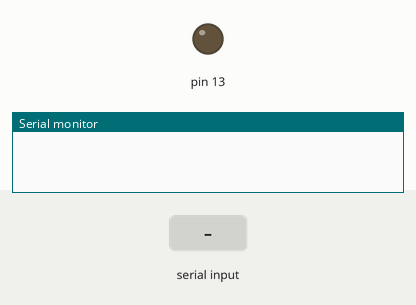
Recording of a program running on a simulated Arduino Uno, built with avr-gcc and run on an emulated ATmega328P. Parts: output pins drawn as LEDs (lit = HIGH), the last lines printed to the serial monitor. The inputs (shaded band) are chosen by the test bench.

Above: at 1.2 s.
1.3 s: "11\n" received over the second serial link
At 2.5 s:
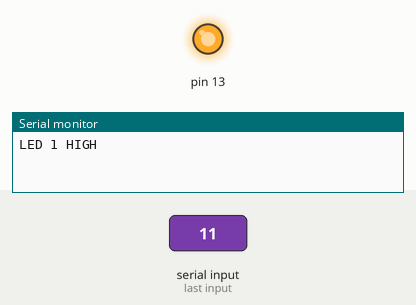
2.8 s: "10\n" received over the second serial link
At 3.7 s:
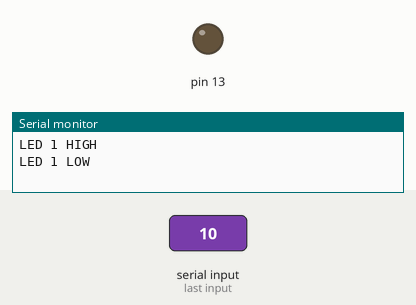
Timing chart, 0 to 5.8 s (numbered marks = the images above; inputs shaded):
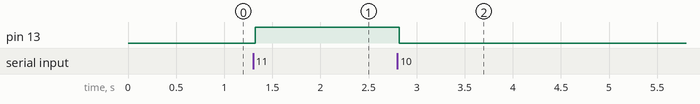

Measured:
- after the input at 1.3 s, pin 13: LOW → HIGH at once
- after the input at 2.8 s, pin 13: HIGH → LOW at once

The program:

main.cpp
```cpp
// ArduGimbal
// main.cpp
// (C) 2020 Daniel Rehbein
// www.danielrehbein.com


/*
Receiving the Data from the UART to toggle the LED
Pinouts
Pin O6 -> LED 1
Pin 10 -> Rx
Pin 11 -> Tx
*/

// Libraries needed
#include <Arduino.h>
#include <SoftwareSerial.h>
#include <stdlib.h>

// Initalize Serial Communication
SoftwareSerial mySerial(10, 11); // RX, TX

void setup() {
  // put your setup code here, to run once:
  Serial.begin(9600);
  mySerial.begin(9600);
  // Initalizes LED pin output
  pinMode(13, OUTPUT);
}

void loop() {
  // put your main code here, to run repeatedly:
    char num[2];

  //If the data is available serially, then receive it
  if(mySerial.available()>0){
    for(int i= 0 ;i<2;i++){
      num[i] = mySerial.read();
      delay(10);
    }

    int x;
    x = atoi(num);

  	//If the data matches, toggles the LED's
    switch(x){
      case 10:
        Serial.println("LED 1 LOW");
        digitalWrite(13,LOW);
        break;
      case 11:
        Serial.println("LED 1 HIGH");
        digitalWrite(13,HIGH);
        break;
      // case 20:
      //   Serial.println("LED 2 LOW");
      //   digitalWrite(7,LOW);
      //   break;
      // case 21:
      //   Serial.println("LED 2 HIGH");
      //   digitalWrite(7,HIGH);
      //   break;
    }
  }
}

//End of the Program
```

uart_init.cpp
```cpp
// ArduGimbal
// uart_init.cpp
// (C) 2020 Daniel Rehbein
// www.danielrehbein.com
```
